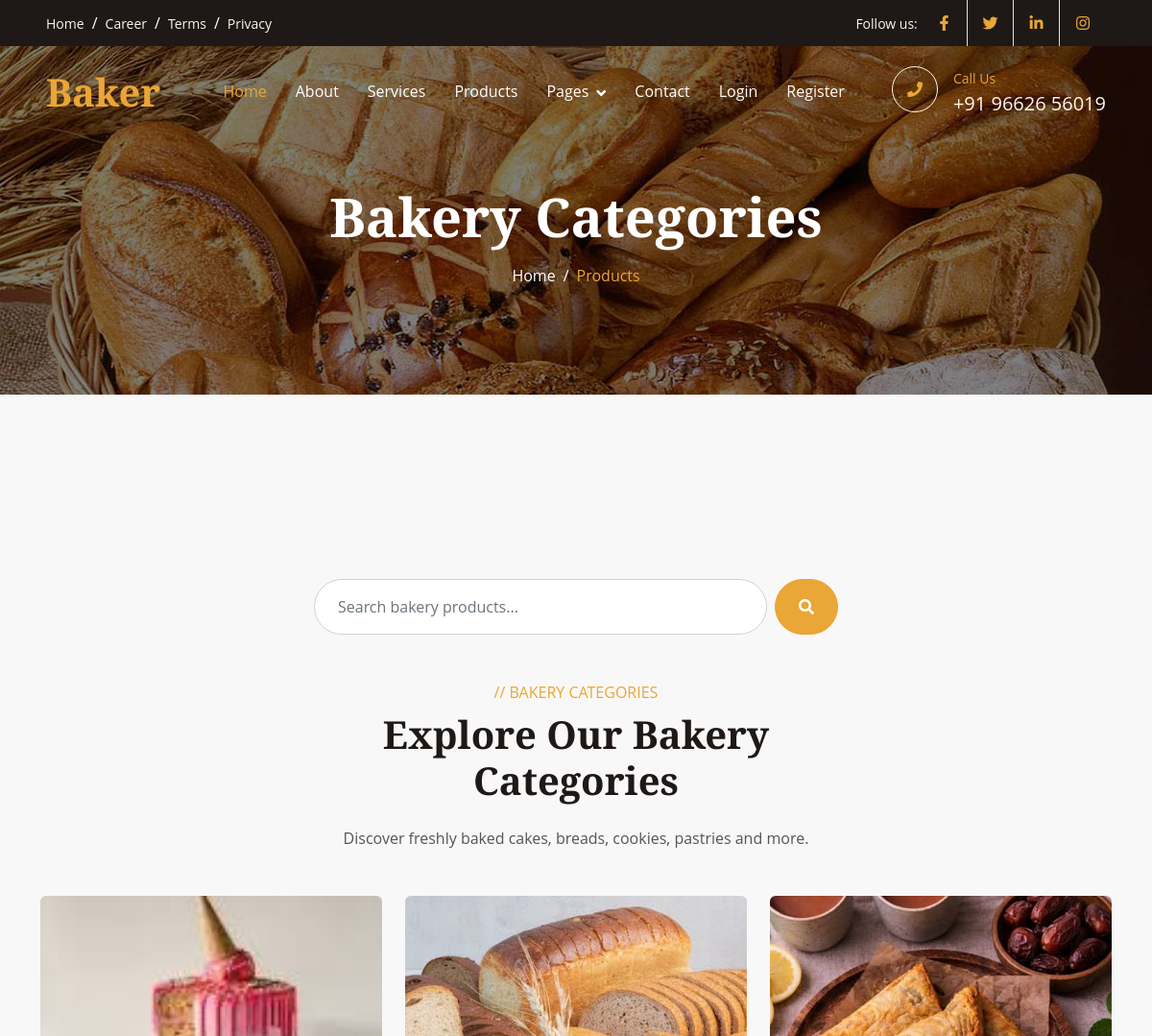
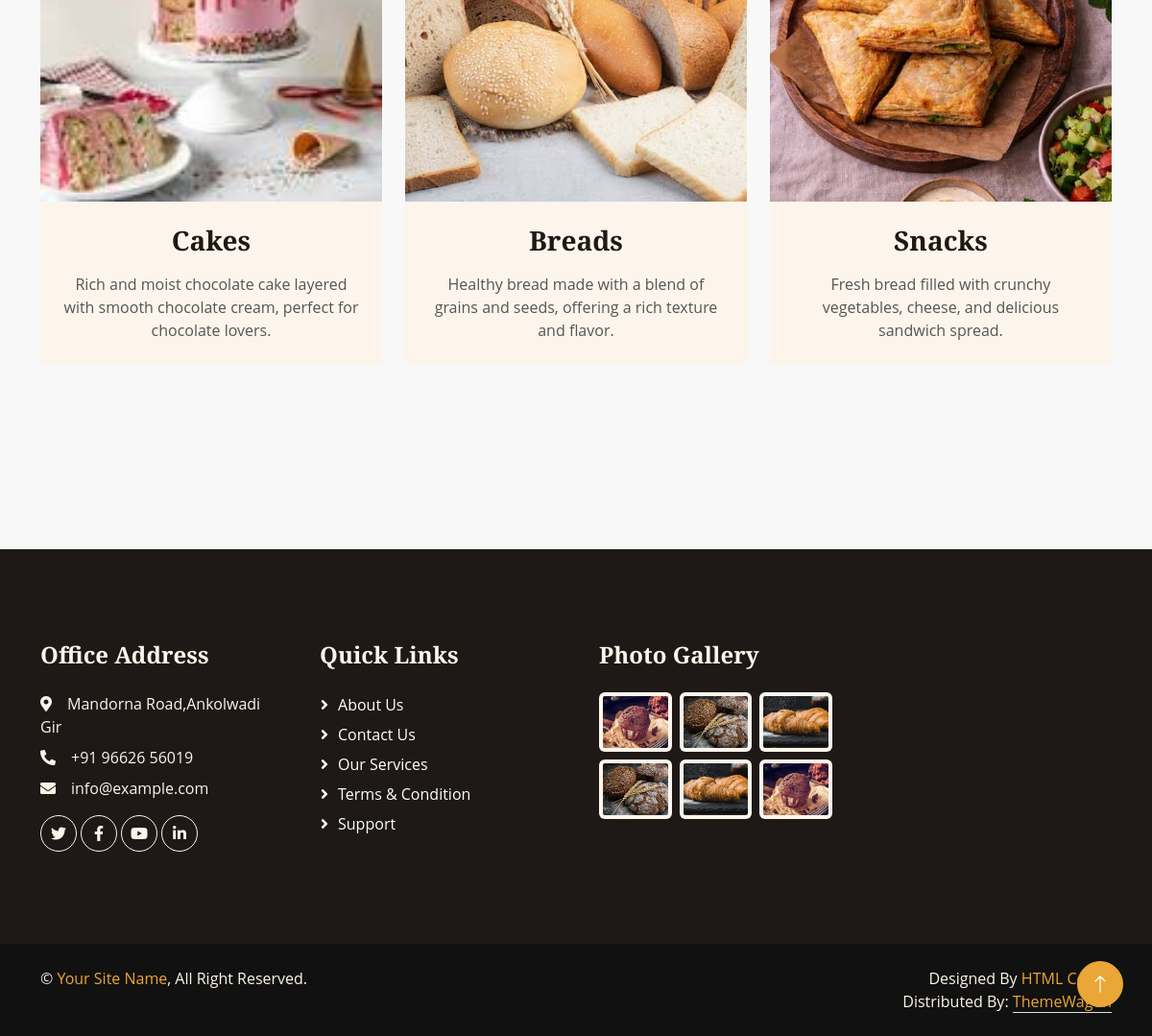
The app's page /product/ with its own data (2 pictures, top to bottom).
### myapp/models.py (models this page shows, shortened)
class Category(models.Model):
    name=models.CharField(max_length=255,null=True,blank=True)
    description=models.TextField(null=True,blank=True)
    image=models.ImageField(upload_to='products/',blank=True,null=True)
    created_at=models.DateTimeField(auto_now_add=True)

### myapp/views.py (the view)
# urls.py: path('product/',views.product,name="product"),
def product(request):
    categories=Category.objects.all()
    search_query=request.GET.get('search','').strip()
    if search_query:
        products=Product.objects.filter(name__icontains=search_query)|Product.objects.filter(description__icontains=search_query)
    else:
        products=Product.objects.none()
    return render(request,'product.html',{'categories':categories,
                                          'search_query':search_query,
                                          'products':products
                                          })

### myapp/templates/product.html
{% extends 'main.html' %}
{% load static %}
{% block content %}
<div class="container-fluid page-header py-6 wow fadeIn"
     data-wow-delay="0.1s">
    <div class="container text-center pt-5 pb-3">
        {% if search_query %}
            <h1 class="display-4 text-white animated slideInDown mb-3">
                Search Results
            </h1>
        {% else %}
            <h1 class="display-4 text-white animated slideInDown mb-3">
                Bakery Categories
            </h1>
        {% endif %}
        <nav aria-label="breadcrumb animated slideInDown">
            <ol class="breadcrumb justify-content-center mb-0">
                <li class="breadcrumb-item">
                    <a class="text-white"
                       href="{% url 'index' %}">
                        Home
                    </a>
                </li>
                <li class="breadcrumb-item text-primary active"
                    aria-current="page">
                    Products
                </li>
            </ol>
        </nav>
    </div>
</div>
{% if search_query %}
<div class="container-xxl py-6">
    <div class="container">
        <div class="text-center mx-auto mb-5"
             style="max-width: 600px;">
            <p class="text-primary text-uppercase mb-2">
                // Search
            </p>
            <h1 class="display-6 mb-3">
                Search Results
            </h1>
            <p>
                Products matching
                <strong>"{{ search_query }}"</strong>
            </p>
        </div>
        <div class="row g-4">
            {% for product in products %}
            <div class="col-lg-4 col-md-6 wow fadeInUp"
                 data-wow-delay="0.1s">
                <div class="product-item d-flex flex-column bg-light rounded overflow-hidden h-100">
                    <div class="text-center p-4">
                        <div class="d-inline-block border border-primary rounded-pill px-3 py-1 mb-3">
                            ₹{{ product.price }}
                        </div>
                        <h3 class="mb-3">
                            {{ product.name }}
                        </h3>
                        <p class="mb-0">
                            {{ product.description }}
                        </p>
                    </div>
                    <div class="position-relative mt-auto">
                        {% if product.image %}
                            <img src="{{ product.image.url }}"
                                 class="img-fluid w-100"
                                 alt="{{ product.name }}">
                        {% else %}
                            <img src="{% static 'img/product-1.jpg' %}"
                                 class="img-fluid w-100"
                                 alt="{{ product.name }}">
                        {% endif %}
                    </div>
                </div>
            </div>
            {% empty %}
            <div class="col-12 text-center">
                <div class="bg-light rounded p-5">
                    <i class="fa fa-search fa-3x text-primary mb-4"></i>
                    <h3 class="mb-3">
                        No Products Found
                    </h3>
                    <p class="text-muted mb-4">
                        Sorry, we couldn't find any product
                        matching "{{ search_query }}".
                    </p>
                    <a href="{% url 'product' %}"
                       class="btn btn-primary rounded-pill py-3 px-5">
                        View Categories
                    </a>
                </div>
            </div>
            {% endfor %}
        </div>
    </div>
</div>
{% else %}
<div class="container-xxl py-6">
    <div class="container">
<div class="row justify-content-center mb-5">
    <div class="col-lg-6 col-md-8">
        <form method="GET"
              action="{% url 'product' %}"
              class="d-flex">
            <input type="text"
                   name="search"
                   value="{{ search_query|default:'' }}"
                   class="form-control rounded-pill py-3 px-4"
                   placeholder="Search bakery products...">
            <button type="submit"
                    class="btn btn-primary rounded-pill px-4 ms-2">
                <i class="fa fa-search"></i>
            </button>
        </form>
    </div>
</div>
        <div class="text-center mx-auto mb-5"
             style="max-width: 600px;">
            <p class="text-primary text-uppercase mb-2">
                // Bakery Categories
            </p>
            <h1 class="display-6 mb-4">
                Explore Our Bakery Categories
            </h1>
            <p>
                Discover freshly baked cakes, breads, cookies,
                pastries and more.
            </p>
        </div>
        <div class="row g-4">
            {% for category in categories %}
            <div class="col-lg-4 col-md-6 wow fadeInUp"
                 data-wow-delay="0.1s">
                <div class="category-item bg-light rounded overflow-hidden h-100">
                <a href="{% url 'category_products' category.id %}" class="d-block">
                    {% if category.image %}
                        <img src="{{ category.image.url }}"
                            class="img-fluid w-100 category-image"
                            alt="{{ category.name }}">
                    {% else %}
                        <img src="{% static 'img/product-1.jpg' %}"
                            class="img-fluid w-100 category-image"
                            alt="{{ category.name }}">
                    {% endif %}
                </a>
                    <div class="text-center p-4">
                        <h3 class="mb-3">
                            {{ category.name }}
                        </h3>
                        <p class="mb-0">
                            {{ category.description }}
                        </p>
                    </div>
                </div>
            </div>
            {% empty %}
            <div class="col-12 text-center">
                <p class="text-muted">
                    No categories available.
                </p>
            </div>
            {% endfor %}
        </div>
    </div>
</div>
{% endif %}
{% endblock content %}

### myapp/static/css/style.css (style rules this page uses)
:root { --primary: #EAA636; --secondary: #545454; --light: #FDF5EB; --dark: #1E1916; }
.py-6 { padding-top: 6rem; padding-bottom: 6rem; }
.btn { font-weight: 500; transition: .5s; }
.btn.btn-primary { color: #FFFFFF; }
.page-header { margin-bottom: 6rem; background: linear-gradient(rgba(0, 0, 0, .5), rgba(0, 0, 0, .5)), url(../img/carousel-1.jpg) center center no-repeat; background-size: cover; }
.breadcrumb-item+.breadcrumb-item::before { color: var(--light); }
html, body { width: 100%; margin: 0; padding: 0; }
:root { --primary: #eaa636; --secondary: #f5f5f5; --dark: #33211d; --light: #ffffff; --text: #555555; --border: #eeeeee; }
* { margin: 0; padding: 0; box-sizing: border-box; }
body { font-family: "Open Sans", sans-serif; background: #f8f8f8; color: var(--text); }
:root { --primary: #eaa636; --dark: #33211d; --light: #ffffff; --text: #555555; --border: #eeeeee; }
.category-item .category-image { width: 100%; aspect-ratio: 1 / 1; object-fit: cover; }

### records on screen
Category: image (picture), name "Cakes", description "Rich and moist chocolate cake layered with smooth chocolate cream, perfect for chocolate lovers."
Category: image (picture), name "Breads", description "Healthy bread made with a blend of grains and seeds, offering a rich texture and flavor."
Category: image (picture), name "Snacks", description "Fresh bread filled with crunchy vegetables, cheese, and delicious sandwich spread."
